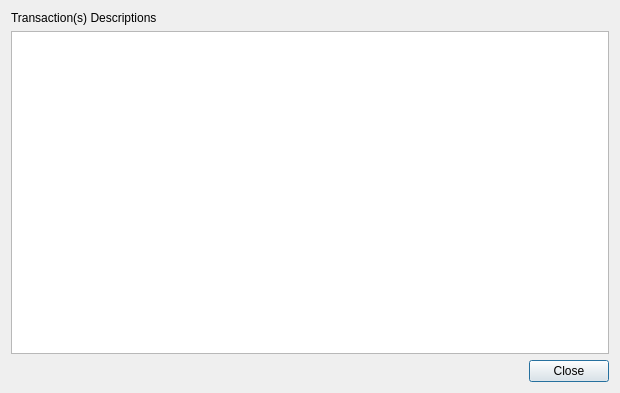
<?xml version="1.0" encoding="UTF-8"?>
<ui version="4.0">
 <class>TransactionDescDialog</class>
 <widget class="QDialog" name="TransactionDescDialog">
  <property name="geometry">
   <rect>
    <x>0</x>
    <y>0</y>
    <width>620</width>
    <height>393</height>
   </rect>
  </property>
  <property name="windowTitle">
   <string>Transaction details</string>
  </property>
  <layout class="QVBoxLayout" name="verticalLayout">
   <item>
    <widget class="QLabel" name="label">
     <property name="text">
      <string>Transaction(s) Descriptions</string>
     </property>
    </widget>
   </item>
   <item>
    <widget class="QTextEdit" name="detailText">
     <property name="toolTip">
      <string>This pane shows a detailed description of the transaction</string>
     </property>
     <property name="readOnly">
      <bool>true</bool>
     </property>
    </widget>
   </item>
   <item>
    <widget class="QDialogButtonBox" name="buttonBox">
     <property name="orientation">
      <enum>Qt::Horizontal</enum>
     </property>
     <property name="standardButtons">
      <set>QDialogButtonBox::Close</set>
     </property>
    </widget>
   </item>
  </layout>
 </widget>
 <resources/>
 <connections>
  <connection>
   <sender>buttonBox</sender>
   <signal>accepted()</signal>
   <receiver>TransactionDescDialog</receiver>
   <slot>accept()</slot>
   <hints>
    <hint type="sourcelabel">
     <x>20</x>
     <y>20</y>
    </hint>
    <hint type="destinationlabel">
     <x>20</x>
     <y>20</y>
    </hint>
   </hints>
  </connection>
  <connection>
   <sender>buttonBox</sender>
   <signal>rejected()</signal>
   <receiver>TransactionDescDialog</receiver>
   <slot>reject()</slot>
   <hints>
    <hint type="sourcelabel">
     <x>20</x>
     <y>20</y>
    </hint>
    <hint type="destinationlabel">
     <x>20</x>
     <y>20</y>
    </hint>
   </hints>
  </connection>
 </connections>
</ui>
